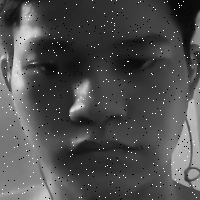
#> input picture dataset/thai_1/thai_1_0.jpg, 200 x 200 px
$ python -i preprocessor.py   (imports and definitions only)
#> lines starting #> are read from the running program, lines starting #| are printed output that depends on the picture
#> further down, picture is the input picture: shape (200, 200, 3); min 0, max 255, mean 78
"""
Image preprocessor module for Driver Monitoring System.
Handles adaptive low-light enhancement (CLAHE + Gamma Correction) and affine tilt normalization.
"""

import random
from typing import Tuple, Optional
import cv2
import numpy as np
import src.config as config


# [24 lines left out: function apply_realistic_augmentation, not called in this run]


class ImagePreprocessor:
    def __init__(self, low_light_thresh: float = config.LOW_LIGHT_THRESHOLD):
        self.low_light_thresh = low_light_thresh
        self.clahe = cv2.createCLAHE(
            clipLimit=config.CLAHE_CLIP_LIMIT,
            tileGridSize=config.CLAHE_TILE_GRID_SIZE
        )
        # Precompute gamma lookup table
        self.gamma_lut = self._build_gamma_lut(config.GAMMA_CORRECTION_VALUE)

    @staticmethod
    def _build_gamma_lut(gamma: float) -> np.ndarray:
        inv_gamma = 1.0 / max(0.1, gamma)
        return np.array([((i / 255.0) ** inv_gamma) * 255 for i in np.arange(0, 256)]).astype("uint8")

    # [6 lines left out: function compute_brightness, not called in this run]

    def apply_gamma(self, frame: np.ndarray) -> np.ndarray:
        """Apply precomputed gamma correction."""
        return cv2.LUT(frame, self.gamma_lut)

    def apply_clahe(self, frame: np.ndarray) -> np.ndarray:
        """Apply Contrast Limited Adaptive Histogram Equalization in YCrCb color space."""
        ycrcb = cv2.cvtColor(frame, cv2.COLOR_BGR2YCrCb)
#> ycrcb: shape (200, 200, 3); mean of channels 0, 1, 2 78, 128, 128
        y, cr, cb = cv2.split(ycrcb)
#> cr: shape (200, 200); every value is 128
        y_clahe = self.clahe.apply(y)
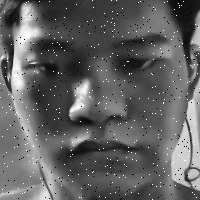
#> y_clahe: shape (200, 200); min 1, max 255, mean 97.2
        merged = cv2.merge((y_clahe, cr, cb))
#> merged: shape (200, 200, 3); mean of channels 0, 1, 2 97.2, 128, 128
        return cv2.cvtColor(merged, cv2.COLOR_YCrCb2BGR)

    # [27 lines left out: functions process, align_face_affine, not called in this run]


# Backward-compatible alias
Preprocessor = ImagePreprocessor

>>> import cv2
>>> picture = cv2.imread('../../dataset/thai_1/thai_1_0.jpg')
>>> result = ImagePreprocessor().apply_clahe(picture)

$ run again, on dataset/thai_1/thai_1_1.jpg
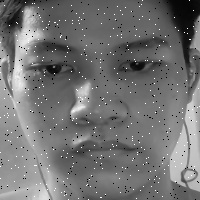
#> input picture dataset/thai_1/thai_1_1.jpg, 200 x 200 px
#> picture is the input picture: shape (200, 200, 3); min 0, max 255, mean 114.6
#> ycrcb: shape (200, 200, 3); mean of channels 0, 1, 2 114.6, 128, 128
#> cr: shape (200, 200); every value is 128
#> in apply_clahe, `y_clahe = self.clahe.apply(y)`:
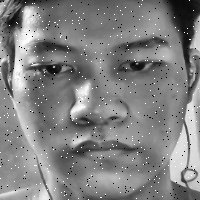
#> y_clahe: shape (200, 200); min 1, max 255, mean 129.2
#> merged: shape (200, 200, 3); mean of channels 0, 1, 2 129.2, 128, 128

$ run again, on dataset/thai_1/thai_1_11.jpg
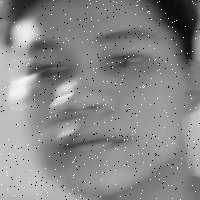
#> input picture dataset/thai_1/thai_1_11.jpg, 200 x 200 px
#> picture is the input picture: shape (200, 200, 3); min 0, max 255, mean 136
#> ycrcb: shape (200, 200, 3); mean of channels 0, 1, 2 136, 128, 128
#> cr: shape (200, 200); every value is 128
#> in apply_clahe, `y_clahe = self.clahe.apply(y)`:
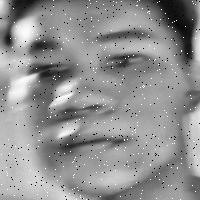
#> y_clahe: shape (200, 200); min 1, max 255, mean 144.6
#> merged: shape (200, 200, 3); mean of channels 0, 1, 2 144.6, 128, 128
